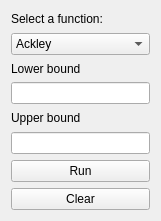
   <widget class="QWidget" name="gridLayoutWidget_4">
    <property name="geometry">
     <rect>
      <x>1080</x>
      <y>30</y>
      <width>161</width>
      <height>221</height>
     </rect>
    </property>
    <layout class="QGridLayout" name="gridLayout_4">
     <item row="0" column="0">
      <layout class="QVBoxLayout" name="verticalLayout_23">
       <item>
        <widget class="QLabel" name="func_label">
         <property name="text">
          <string>Select a function:</string>
         </property>
        </widget>
       </item>
       <item>
        <widget class="QComboBox" name="func_comboBox">
         <property name="editable">
          <bool>false</bool>
         </property>
         <item>
          <property name="text">
           <string>Ackley</string>
          </property>
         </item>
         <item>
          <property name="text">
           <string>Griewank</string>
          </property>
         </item>
         <item>
          <property name="text">
           <string>Schwefel</string>
          </property>
         </item>
         <item>
          <property name="text">
           <string>Rastrigin</string>
          </property>
         </item>
         <item>
          <property name="text">
           <string>Sphere</string>
          </property>
         </item>
         <item>
          <property name="text">
           <string>Perm</string>
          </property>
         </item>
         <item>
          <property name="text">
           <string>Zakharov</string>
          </property>
         </item>
         <item>
          <property name="text">
           <string>Rosenbrock</string>
          </property>
         </item>
         <item>
          <property name="text">
           <string>Dixon-Price</string>
          </property>
         </item>
        </widget>
       </item>
       <item>
        <widget class="QLabel" name="label_61">
         <property name="text">
          <string>Lower bound</string>
         </property>
        </widget>
       </item>
       <item>
        <widget class="QLineEdit" name="lower_bound"/>
       </item>
       <item>
        <widget class="QLabel" name="label_62">
         <property name="text">
          <string>Upper bound</string>
         </property>
        </widget>
       </item>
       <item>
        <widget class="QLineEdit" name="upper_bound"/>
       </item>
       <item>
        <widget class="QPushButton" name="Run_button">
         <property name="text">
          <string>Run</string>
         </property>
        </widget>
       </item>
       <item>
        <widget class="QPushButton" name="clearGraphButton">
         <property name="text">
          <string>Clear</string>
         </property>
        </widget>
       </item>
      </layout>
     </item>
    </layout>
   </widget>
